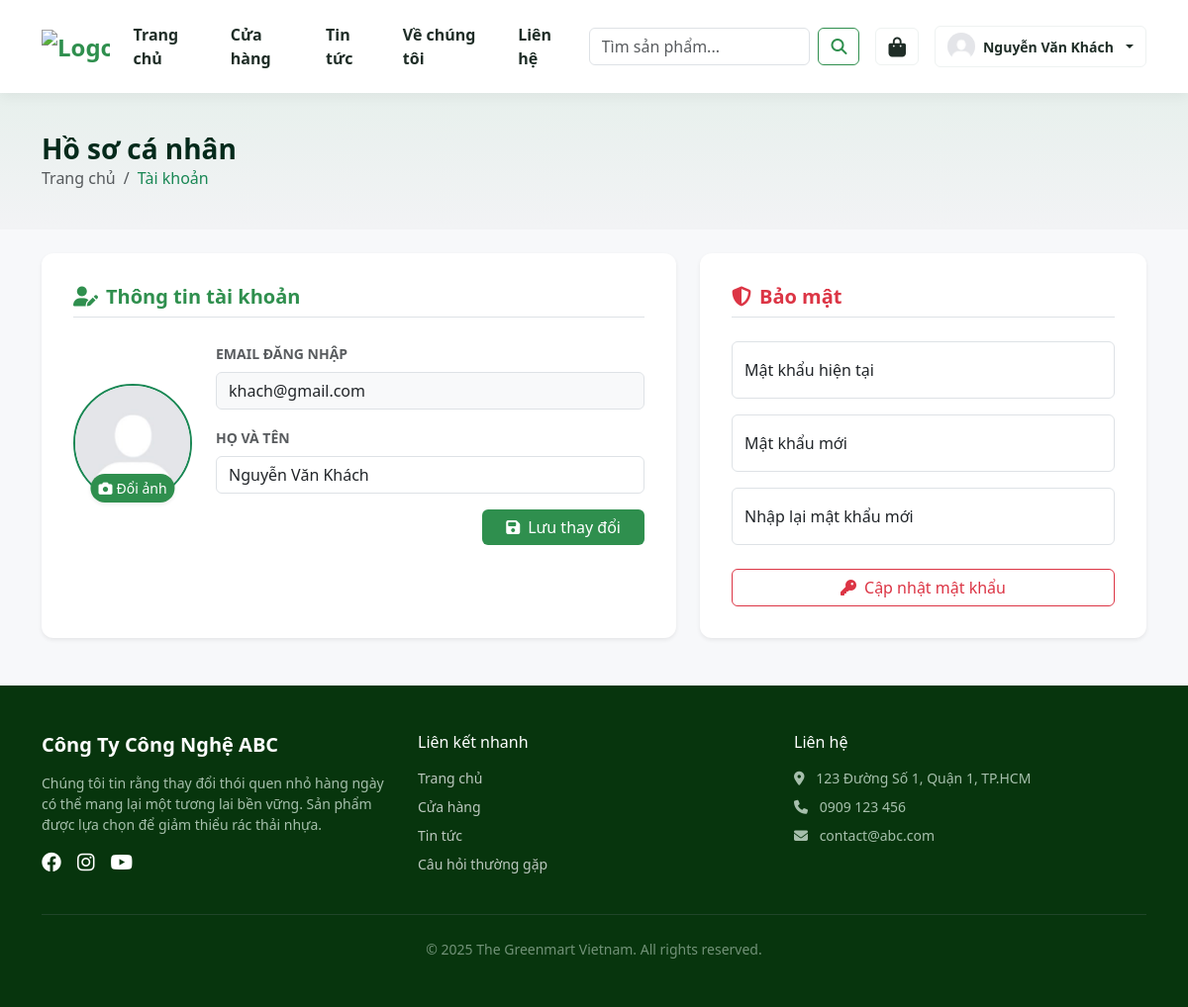
Before: /index.php?controller=auth&action=profile (signed in) with the older database file.
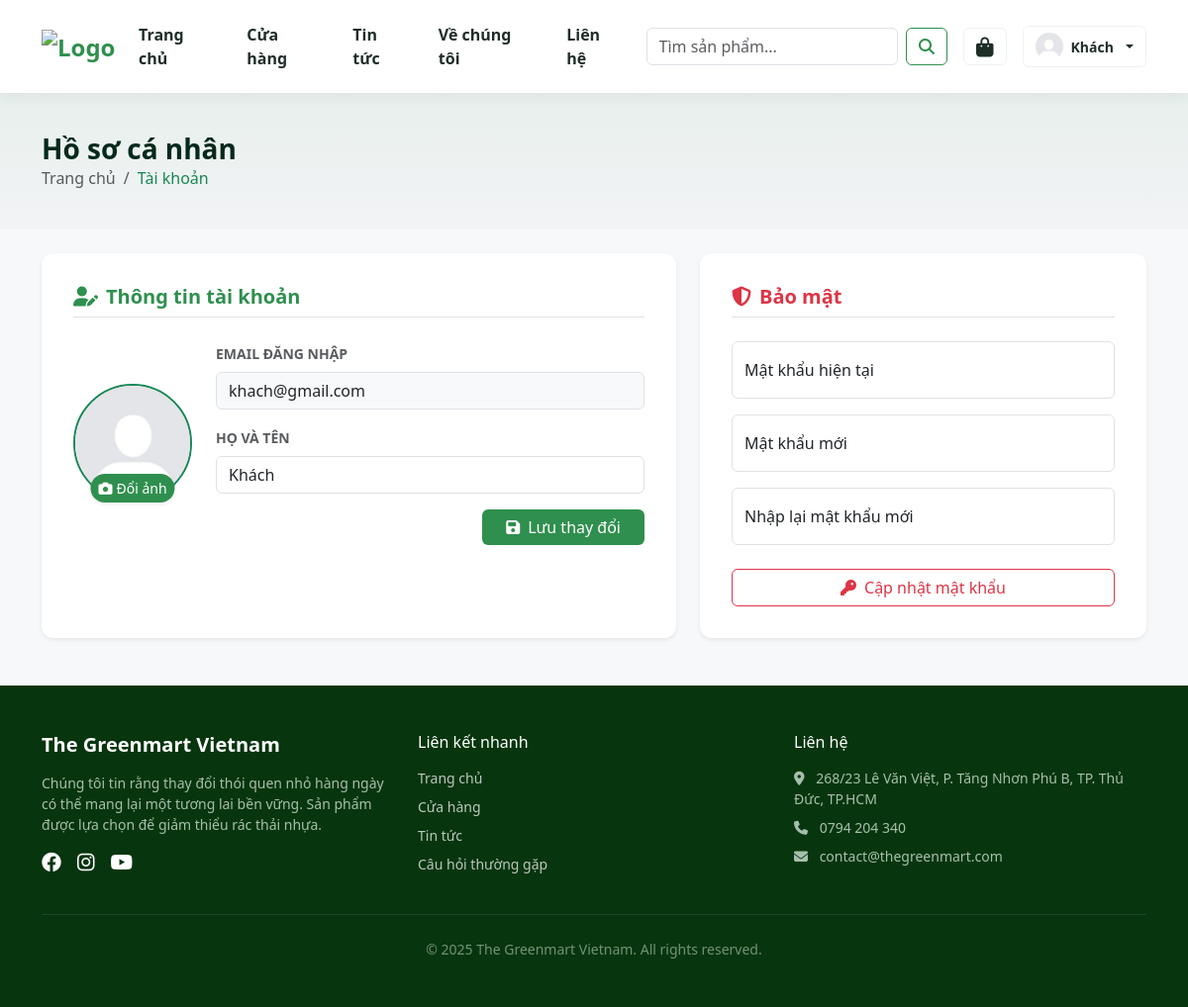
After: the same page with the newer database file.
### tables this page shows
CREATE TABLE IF NOT EXISTS `users` (
  `id` int(11) NOT NULL AUTO_INCREMENT,
  `full_name` varchar(100) NOT NULL,
  `email` varchar(100) NOT NULL,
  `password` varchar(255) NOT NULL,
  `avatar` varchar(255) DEFAULT 'default.png',
  `role` enum('admin','user') DEFAULT 'user',
  `created_at` timestamp DEFAULT current_timestamp(),
  PRIMARY KEY (`id`),
  UNIQUE KEY `email` (`email`)
);

### controllers/AuthController.php (called while the page is built, shortened)
<?php
class AuthController extends BaseController {
    private $userModel;
    public function __construct() {
        $this->userModel = new UserModel();
    }
    public function profile() {
        $user = $this->userModel->find('users', $_SESSION['user']['id']);
        $this->view('client/auth/profile', ['user' => $user]);
    }
}
?>

### models/BaseModel.php (called while the page is built, shortened)
<?php
class BaseModel {
    protected $conn;
    public function __construct() {
        $database = new Database();
        $this->conn = $database->getConnection();
    }
    public function all($table) {
        $sql = "SELECT * FROM $table";
        $stmt = $this->conn->prepare($sql);
        $stmt->execute();
        return $stmt->fetchAll(PDO::FETCH_ASSOC);
    }
    public function find($table, $id) {
        $sql = "SELECT * FROM $table WHERE id = :id LIMIT 1";
        $stmt = $this->conn->prepare($sql);
        $stmt->execute(['id' => $id]);
        return $stmt->fetch(PDO::FETCH_ASSOC);
    }
}
?>

### config/database.php (called while the page is built, shortened)
<?php
class Database {
    private $host = "localhost";
    private $db_name = "database";
    private $username = "root";
    private $password = "";
    public function getConnection() {
        $this->conn = null;
        try {
            $this->conn = new PDO("mysql:host=" . $this->host . ";dbname=" . $this->db_name . ";charset=utf8", $this->username, $this->password);
            $this->conn->setAttribute(PDO::ATTR_ERRMODE, PDO::ERRMODE_EXCEPTION);
        } catch(PDOException $exception) {
            echo "Lỗi kết nối: " . $exception->getMessage();
        }
        return $this->conn;
    }
}
?>

### views/client/auth/profile.php (the view, shortened to what the changed rows need)
<?php include './views/layouts/header_client.php'; ?>
<section class="page-header-block mb-4">
    <div class="container">
        <h1 class="fw-bold h3 mb-0" style="color: #042a1b;">Hồ sơ cá nhân</h1>
        <nav aria-label="breadcrumb">
            <ol class="breadcrumb mb-0 small">
                <li class="breadcrumb-item"><a href="index.php" class="text-decoration-none text-muted">Trang chủ</a></li>
                <li class="breadcrumb-item active text-success" aria-current="page">Tài khoản</li>
            </ol>
        </nav>
    </div>
</section>
<div class="container mb-5">
    <div class="row justify-content-center g-4">
        <div class="col-lg-7">
            <div class="card border-0 shadow-sm p-3 h-100" style="border-radius: 12px;">
                <div class="card-body">
                    <h5 class="card-title fw-bold mb-4 pb-2 border-bottom" style="color: var(--green);">
                        <i class="fas fa-user-edit me-2"></i>Thông tin tài khoản
                    </h5>
                    <form action="index.php?controller=auth&action=updateProfile" method="POST" enctype="multipart/form-data">
                        <div class="d-flex flex-column flex-sm-row gap-4 align-items-center mb-4">
                            <div class="position-relative text-center">
                                <div class="rounded-circle overflow-hidden border border-2 border-success" style="width: 120px; height: 120px;">
                                    <img id="avatarPreview"
                                         src="./assets/uploads/<?php echo $user['avatar']; ?>"
                                         class="w-100 h-100 object-fit-cover"
                                         alt="Avatar">
                                </div>
                                <label class="btn btn-sm btn-green rounded-pill position-absolute bottom-0 start-50 translate-middle-x mb-n2 shadow-sm" style="white-space: nowrap;">
                                    <i class="fas fa-camera me-1"></i>Đổi ảnh
                                </label>
                            </div>
                            <div class="flex-grow-1 w-100">
                                <div class="mb-3">
                                    <label class="form-label text-muted small fw-bold">EMAIL ĐĂNG NHẬP</label>
                                    <input type="text" class="form-control bg-light" value="<?php echo $user['email']; ?>" disabled>
                                </div>
                                <div class="mb-3">
                                    <label class="form-label text-muted small fw-bold">HỌ VÀ TÊN</label>
                                    <input type="text" name="fullname" class="form-control" value="<?php echo htmlspecialchars($user['full_name']); ?>" required>
                                </div>
                                <div class="text-end mt-3">
                                    <button type="submit" class="btn btn-green px-4">
                                        <i class="fas fa-save me-2"></i>Lưu thay đổi
                                    </button>
                                </div>
                            </div>
                        </div>
                    </form>
                </div>
            </div>
        </div>
        <div class="col-lg-5">
            <div class="card border-0 shadow-sm p-3 h-100" style="border-radius: 12px;">
                <div class="card-body">
                    <h5 class="card-title fw-bold mb-4 pb-2 border-bottom text-danger">
                        <i class="fas fa-shield-alt me-2"></i>Bảo mật
                    </h5>
                    <form action="index.php?controller=auth&action=changePassword" method="POST">
                        <div class="form-floating mb-3">
                            <input type="password" class="form-control" id="curr_pass" name="current_password" placeholder="Mật khẩu hiện tại" required>
                            <label for="curr_pass">Mật khẩu hiện tại</label>
                        </div>
                        <div class="form-floating mb-3">
                            <input type="password" class="form-control" id="new_pass" name="new_password" placeholder="Mật khẩu mới" required minlength="6">
                            <label for="new_pass">Mật khẩu mới</label>
                        </div>
                        <div class="form-floating mb-3">
                            <input type="password" class="form-control" id="conf_pass" name="confirm_password" placeholder="Xác nhận mật khẩu" required>
                            <label for="conf_pass">Nhập lại mật khẩu mới</label>
                        </div>
                        <div class="d-grid mt-4">
                            <button type="submit" class="btn btn-outline-danger">
                                <i class="fas fa-key me-2"></i>Cập nhật mật khẩu
                            </button>
                        </div>
                    </form>
                </div>
            </div>
        </div>
    </div>
</div>
<?php include './views/layouts/footer_client.php'; ?>

### views/layouts/header_client.php (shortened to what the changed rows need)
<!DOCTYPE html>
<html lang="vi">
<head>
    <link href="https://cdn.jsdelivr.net/npm/bootstrap@5.3.0/dist/css/bootstrap.min.css" rel="stylesheet">
    <link rel="stylesheet" href="https://cdnjs.cloudflare.com/ajax/libs/font-awesome/6.4.0/css/all.min.css">
</head>
<body>
<nav class="navbar navbar-expand-lg navbar-light bg-white sticky-top">
  <div class="container">
    <a class="navbar-brand" href="index.php">
      <?php if(isset($settings['site_logo']) && !empty($settings['site_logo'])): ?>
        <img src="./assets/uploads/<?php echo $settings['site_logo']; ?>" alt="Logo" height="40">
      <?php else: ?>
        <i class="fas fa-leaf me-2"></i><?php echo isset($settings['site_name']) ? $settings['site_name'] : 'The Greenmart Vietnam'; ?>
      <?php endif; ?>
    </a>
    <div class="collapse navbar-collapse" id="navbarNav">
      <ul class="navbar-nav me-auto mb-2 mb-lg-0">
        <li class="nav-item"><a class="nav-link" href="index.php">Trang chủ</a></li>
        <li class="nav-item"><a class="nav-link" href="index.php?controller=product">Cửa hàng</a></li>
        <li class="nav-item"><a class="nav-link" href="index.php?controller=post">Tin tức</a></li>
        <li class="nav-item"><a class="nav-link" href="index.php?controller=page&action=about">Về chúng tôi</a></li>
        <li class="nav-item"><a class="nav-link" href="index.php?controller=contact">Liên hệ</a></li>
      </ul>
      <form class="d-flex me-lg-3 mb-3 mb-lg-0" action="index.php" method="GET">
        <input class="form-control me-2" type="search" name="keyword" placeholder="Tìm sản phẩm..." required>
        <button class="btn btn-search" type="submit"><i class="fas fa-search"></i></button>
      </form>
      <div class="d-flex align-items-center gap-3">
        <a href="index.php?controller=cart" class="btn btn-action position-relative">
            <i class="fas fa-shopping-bag fa-lg"></i>
        </a>
        <?php if(isset($_SESSION['user'])): ?>
            <div class="dropdown">
                <a class="btn btn-action dropdown-toggle d-flex align-items-center gap-2" href="#" role="button" data-bs-toggle="dropdown">
                    <img src="./assets/uploads/<?php echo $_SESSION['user']['avatar']; ?>" class="rounded-circle" style="width: 28px; height: 28px; object-fit: cover;">
                    <span class="d-none d-lg-inline fw-bold small"><?php echo $_SESSION['user']['name']; ?></span>
                </a>
            </div>
        <?php else: ?>
            <a href="index.php?controller=auth&action=login" class="btn btn-auth-login btn-sm fw-bold">Đăng nhập</a>
            <a href="index.php?controller=auth&action=register" class="btn btn-auth-register btn-sm fw-bold">Đăng ký</a>
        <?php endif; ?>
      </div>
    </div>
  </div>
</nav>

### views/layouts/footer_client.php (shortened to what the changed rows need)
<footer class="site-footer mt-auto" style="background: var(--dark-green); color: #dbeee1; padding: 48px 0;">
    <div class="container">
        <div class="row gy-4">
            <div class="col-md-4">
                <h5 class="text-white fw-bold mb-3"><?php echo $settings['site_name'] ?? 'The Greenmart Vietnam'; ?></h5>
                <p class="small opacity-75">
                    Chúng tôi tin rằng thay đổi thói quen nhỏ hàng ngày có thể mang lại một tương lai bền vững. Sản phẩm được lựa chọn để giảm thiểu rác thải nhựa.
                </p>
                <div class="d-flex gap-3 mt-3">
                    <a href="#" class="text-white"><i class="fab fa-facebook fa-lg"></i></a>
                    <a href="#" class="text-white"><i class="fab fa-instagram fa-lg"></i></a>
                    <a href="#" class="text-white"><i class="fab fa-youtube fa-lg"></i></a>
                </div>
            </div>
            <div class="col-md-4">
                <h6 class="text-white mb-3">Liên kết nhanh</h6>
                <ul class="list-unstyled small">
                    <li class="mb-2"><a href="index.php" class="text-decoration-none text-light opacity-75">Trang chủ</a></li>
                    <li class="mb-2"><a href="index.php?controller=product" class="text-decoration-none text-light opacity-75">Cửa hàng</a></li>
                    <li class="mb-2"><a href="index.php?controller=post" class="text-decoration-none text-light opacity-75">Tin tức</a></li>
                    <li class="mb-2"><a href="index.php?controller=page&action=faq" class="text-decoration-none text-light opacity-75">Câu hỏi thường gặp</a></li>
                </ul>
            </div>
            <div class="col-md-4">
                <h6 class="text-white mb-3">Liên hệ</h6>
                <ul class="list-unstyled small opacity-75">
                    <li class="mb-2"><i class="fas fa-map-marker-alt me-2"></i> <?php echo $settings['contact_address'] ?? 'TP.HCM'; ?></li>
                    <li class="mb-2"><i class="fas fa-phone me-2"></i> <?php echo $settings['contact_phone'] ?? '0123 456 789'; ?></li>
                    <li class="mb-2"><i class="fas fa-envelope me-2"></i> <?php echo $settings['contact_email'] ?? 'info@greenmart.vn'; ?></li>
                </ul>
            </div>
        </div>
        <hr class="border-secondary my-4 opacity-25">
        <div class="text-center small opacity-50">
            &copy; <span id="year"></span> The Greenmart Vietnam. All rights reserved.
        </div>
    </div>
</footer>
</body>
</html>

Changed rows visible on the page:
changed users "khach@gmail.com": fullname "Nguyễn Văn Khách" → "Khách"
Other visible differences:
$_SESSION['user']['name']: "Nguyễn Văn Khách" → "Khách"
$settings['site_name']: "Công Ty Công Nghệ ABC" → "The Greenmart Vietnam"
$settings['contact_address']: "123 Đường Số 1, Quận 1, TP.HCM" → "268/23 Lê Văn Việt, P. Tăng Nhơn Phú B, TP. Thủ Đức, TP.HCM"
$settings['contact_phone']: "0909 123 456" → "0794 204 340"
$settings['contact_email']: "contact@abc.com" → "contact@thegreenmart.com"
